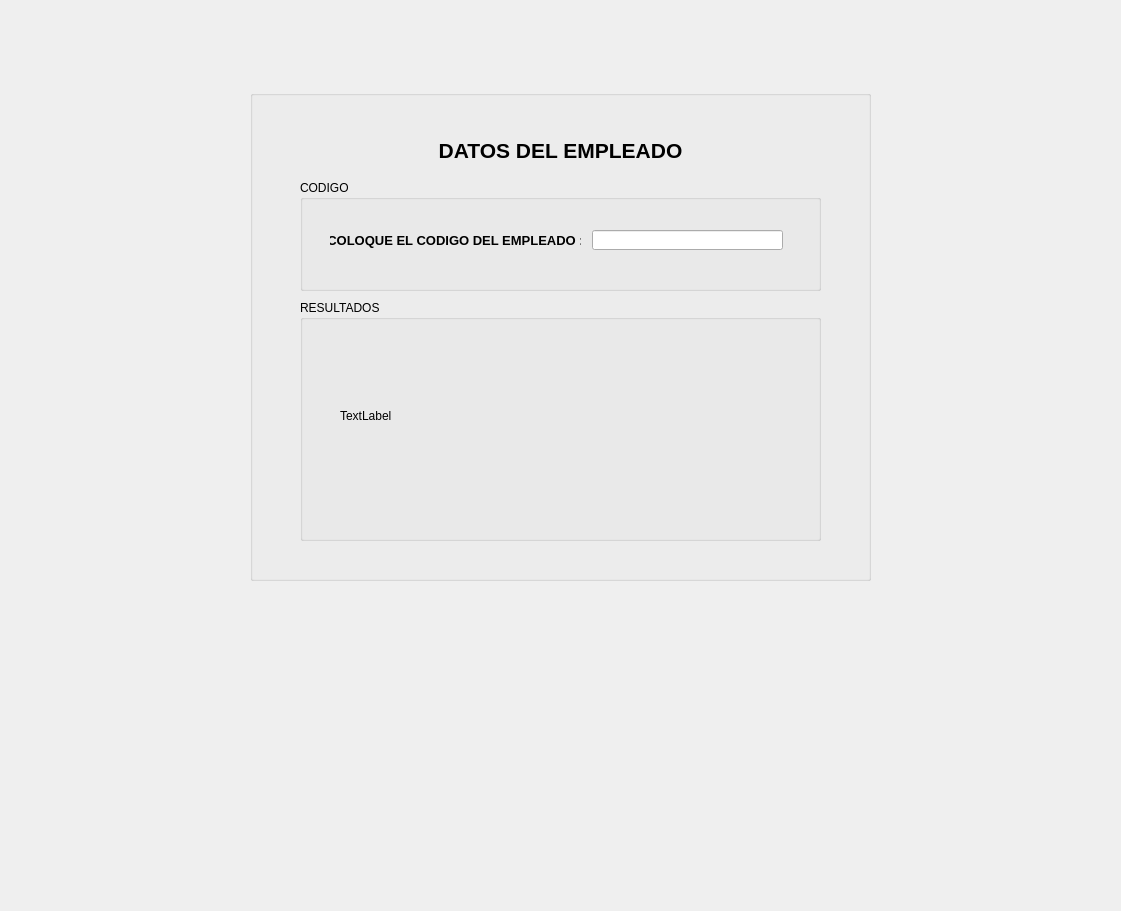
<?xml version="1.0" encoding="UTF-8"?>
<ui version="4.0">
 <class>MainWindow</class>
 <widget class="QMainWindow" name="MainWindow">
  <property name="geometry">
   <rect>
    <x>0</x>
    <y>0</y>
    <width>1121</width>
    <height>911</height>
   </rect>
  </property>
  <property name="windowTitle">
   <string>MainWindow</string>
  </property>
  <widget class="QWidget" name="centralwidget">
   <widget class="QGroupBox" name="groupBox">
    <property name="geometry">
     <rect>
      <x>250</x>
      <y>90</y>
      <width>621</width>
      <height>491</height>
     </rect>
    </property>
    <property name="title">
     <string/>
    </property>
    <widget class="QLabel" name="label">
     <property name="geometry">
      <rect>
       <x>130</x>
       <y>40</y>
       <width>361</width>
       <height>41</height>
      </rect>
     </property>
     <property name="font">
      <font>
       <pointsize>16</pointsize>
       <weight>75</weight>
       <bold>true</bold>
      </font>
     </property>
     <property name="text">
      <string>DATOS DEL EMPLEADO</string>
     </property>
     <property name="alignment">
      <set>Qt::AlignCenter</set>
     </property>
    </widget>
    <widget class="QGroupBox" name="groupBox_2">
     <property name="geometry">
      <rect>
       <x>50</x>
       <y>90</y>
       <width>521</width>
       <height>111</height>
      </rect>
     </property>
     <property name="title">
      <string>CODIGO</string>
     </property>
     <widget class="QLabel" name="label_2">
      <property name="geometry">
       <rect>
        <x>30</x>
        <y>50</y>
        <width>251</width>
        <height>20</height>
       </rect>
      </property>
      <property name="font">
       <font>
        <pointsize>10</pointsize>
        <weight>75</weight>
        <bold>true</bold>
       </font>
      </property>
      <property name="text">
       <string>COLOQUE EL CODIGO DEL EMPLEADO :</string>
      </property>
      <property name="alignment">
       <set>Qt::AlignCenter</set>
      </property>
     </widget>
     <widget class="QLineEdit" name="lineEdit">
      <property name="geometry">
       <rect>
        <x>292</x>
        <y>50</y>
        <width>191</width>
        <height>20</height>
       </rect>
      </property>
     </widget>
    </widget>
    <widget class="QGroupBox" name="groupBox_3">
     <property name="geometry">
      <rect>
       <x>50</x>
       <y>210</y>
       <width>521</width>
       <height>241</height>
      </rect>
     </property>
     <property name="title">
      <string>RESULTADOS</string>
     </property>
     <widget class="QLabel" name="label_3">
      <property name="geometry">
       <rect>
        <x>40</x>
        <y>40</y>
        <width>441</width>
        <height>151</height>
       </rect>
      </property>
      <property name="text">
       <string>TextLabel</string>
      </property>
     </widget>
    </widget>
   </widget>
  </widget>
 </widget>
 <resources/>
 <connections/>
</ui>
